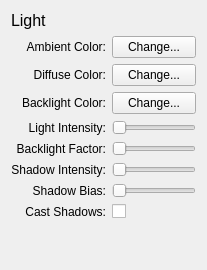
        <widget class="QWidget" name="tab_6">
         <attribute name="title">
          <string>Light</string>
         </attribute>
         <layout class="QGridLayout" name="gridLayout_8">
          <item row="9" column="0" colspan="2">
           <spacer name="verticalSpacer">
            <property name="orientation">
             <enum>Qt::Vertical</enum>
            </property>
            <property name="sizeHint" stdset="0">
             <size>
              <width>20</width>
              <height>40</height>
             </size>
            </property>
           </spacer>
          </item>
          <item row="6" column="0">
           <widget class="QLabel" name="label_36">
            <property name="text">
             <string>Shadow Intensity:</string>
            </property>
            <property name="alignment">
             <set>Qt::AlignRight|Qt::AlignTrailing|Qt::AlignVCenter</set>
            </property>
           </widget>
          </item>
          <item row="6" column="1">
           <widget class="QSlider" name="lightShadowIntensity">
            <property name="toolTip">
             <string>The color strength of the shadows.</string>
            </property>
            <property name="maximum">
             <number>1000</number>
            </property>
            <property name="singleStep">
             <number>1</number>
            </property>
            <property name="orientation">
             <enum>Qt::Horizontal</enum>
            </property>
           </widget>
          </item>
          <item row="3" column="1">
           <widget class="QtToolkitUtil::ColorPushButton" name="lightBack">
            <property name="focusPolicy">
             <enum>Qt::ClickFocus</enum>
            </property>
            <property name="toolTip">
             <string>Backface global light color.</string>
            </property>
            <property name="text">
             <string>Change...</string>
            </property>
            <property name="icon">
             <iconset>
              <normaloff>../../../../../work/textures/system/nebulalogo.png</normaloff>../../../../../work/textures/system/nebulalogo.png</iconset>
            </property>
           </widget>
          </item>
          <item row="2" column="1">
           <widget class="QtToolkitUtil::ColorPushButton" name="lightDiffuse">
            <property name="focusPolicy">
             <enum>Qt::ClickFocus</enum>
            </property>
            <property name="toolTip">
             <string>Diffuse global light color.</string>
            </property>
            <property name="text">
             <string>Change...</string>
            </property>
            <property name="icon">
             <iconset>
              <normaloff>../../../../../work/textures/system/nebulalogo.png</normaloff>../../../../../work/textures/system/nebulalogo.png</iconset>
            </property>
           </widget>
          </item>
          <item row="1" column="1">
           <widget class="QtToolkitUtil::ColorPushButton" name="lightAmbient">
            <property name="focusPolicy">
             <enum>Qt::ClickFocus</enum>
            </property>
            <property name="toolTip">
             <string>Ambient global light color.</string>
            </property>
            <property name="text">
             <string>Change...</string>
            </property>
            <property name="icon">
             <iconset>
              <normaloff>../../../../../work/textures/system/nebulalogo.png</normaloff>../../../../../work/textures/system/nebulalogo.png</iconset>
            </property>
           </widget>
          </item>
          <item row="3" column="0">
           <widget class="QLabel" name="label_35">
            <property name="text">
             <string>Backlight Color:</string>
            </property>
            <property name="alignment">
             <set>Qt::AlignRight|Qt::AlignTrailing|Qt::AlignVCenter</set>
            </property>
           </widget>
          </item>
          <item row="1" column="0">
           <widget class="QLabel" name="label_33">
            <property name="text">
             <string>Ambient Color:</string>
            </property>
            <property name="alignment">
             <set>Qt::AlignRight|Qt::AlignTrailing|Qt::AlignVCenter</set>
            </property>
           </widget>
          </item>
          <item row="2" column="0">
           <widget class="QLabel" name="label_34">
            <property name="text">
             <string>Diffuse Color:</string>
            </property>
            <property name="alignment">
             <set>Qt::AlignRight|Qt::AlignTrailing|Qt::AlignVCenter</set>
            </property>
           </widget>
          </item>
          <item row="8" column="0">
           <widget class="QLabel" name="label_37">
            <property name="text">
             <string>Cast Shadows:</string>
            </property>
            <property name="alignment">
             <set>Qt::AlignRight|Qt::AlignTrailing|Qt::AlignVCenter</set>
            </property>
           </widget>
          </item>
          <item row="8" column="1">
           <widget class="QCheckBox" name="lightCastShadows">
            <property name="toolTip">
             <string>Should the global light cast shadows?</string>
            </property>
            <property name="text">
             <string/>
            </property>
           </widget>
          </item>
          <item row="5" column="0">
           <widget class="QLabel" name="label_38">
            <property name="text">
             <string>Backlight Factor:</string>
            </property>
            <property name="alignment">
             <set>Qt::AlignRight|Qt::AlignTrailing|Qt::AlignVCenter</set>
            </property>
           </widget>
          </item>
          <item row="5" column="1">
           <widget class="QSlider" name="backLightFactor">
            <property name="toolTip">
             <string>The angle at which backlighting occurs.</string>
            </property>
            <property name="maximum">
             <number>100</number>
            </property>
            <property name="orientation">
             <enum>Qt::Horizontal</enum>
            </property>
           </widget>
          </item>
          <item row="7" column="0">
           <widget class="QLabel" name="label_39">
            <property name="text">
             <string>Shadow Bias:</string>
            </property>
            <property name="alignment">
             <set>Qt::AlignRight|Qt::AlignTrailing|Qt::AlignVCenter</set>
            </property>
           </widget>
          </item>
          <item row="7" column="1">
           <widget class="QSlider" name="lightShadowBias">
            <property name="toolTip">
             <string>Used to adjust the shadow bias. Adjust per level in order to eliminate shadow artifacts.</string>
            </property>
            <property name="maximum">
             <number>10000</number>
            </property>
            <property name="orientation">
             <enum>Qt::Horizontal</enum>
            </property>
           </widget>
          </item>
          <item row="4" column="0">
           <widget class="QLabel" name="label_41">
            <property name="text">
             <string>Light Intensity:</string>
            </property>
            <property name="alignment">
             <set>Qt::AlignRight|Qt::AlignTrailing|Qt::AlignVCenter</set>
            </property>
           </widget>
          </item>
          <item row="4" column="1">
           <widget class="QSlider" name="lightIntensity">
            <property name="toolTip">
             <string>The total intensity of the light.</string>
            </property>
            <property name="maximum">
             <number>1000</number>
            </property>
            <property name="orientation">
             <enum>Qt::Horizontal</enum>
            </property>
           </widget>
          </item>
          <item row="0" column="0" colspan="2">
           <widget class="QLabel" name="label_31">
            <property name="font">
             <font>
              <pointsize>12</pointsize>
             </font>
            </property>
            <property name="text">
             <string>Light</string>
            </property>
           </widget>
          </item>
         </layout>
        </widget>
